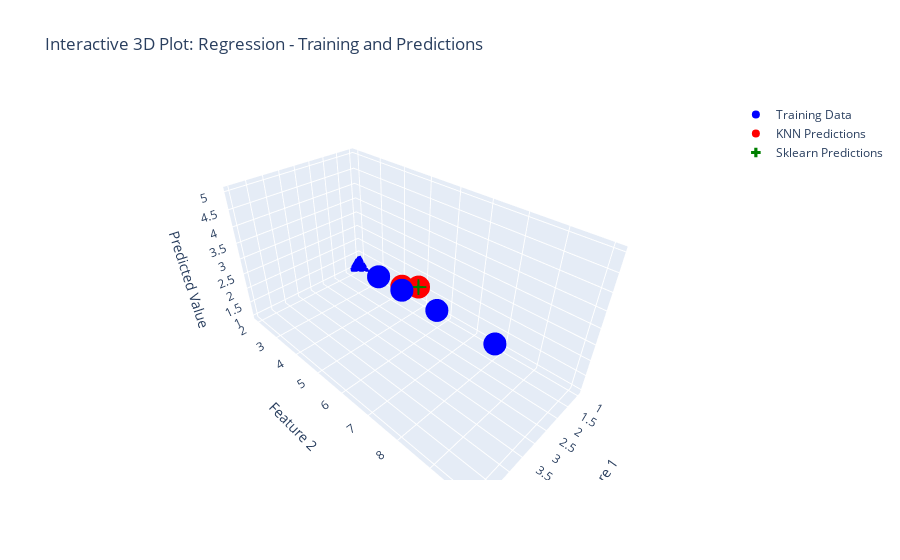

The notebook cell this image was saved under:
### Code cell
import plotly.graph_objects as go

# Create figure
fig = go.Figure()

# Add scatter traces for training points, KNN predictions, and sklearn predictions
fig.add_trace(go.Scatter3d(x=r_X[:, 0], y=r_X[:, 1], z=r_y, mode='markers', name='Training Data', marker=dict(color='blue')))
fig.add_trace(go.Scatter3d(x=r_X_test[:, 0], y=r_X_test[:, 1], z=predicted_values, mode='markers', name='KNN Predictions', marker=dict(color='red')))
fig.add_trace(go.Scatter3d(x=r_X_test[:, 0], y=r_X_test[:, 1], z=actual_values, mode='markers', name='Sklearn Predictions', marker=dict(color='green', symbol='cross')))

# Update layout
fig.update_layout(scene=dict(xaxis_title='Feature 1', yaxis_title='Feature 2', zaxis_title='Predicted Value'),
                  title='Interactive 3D Plot: Regression - Training and Predictions')

# Show plot
fig.show()

### Figure 1 — Plotly figure (JSON) as saved in the notebook; plotly's stock layout.template omitted (floating-point values rounded to 4 significant figures)
{"data": [{"marker": {"color": "blue"}, "mode": "markers", "name": "Training Data", "type": "scatter3d", "x": [1, 2, 3, 4, 5], "y": [2, 4, 6, 8, 10], "z": [1, 2, 3, 4, 5]}, {"marker": {"color": "red"}, "mode": "markers", "name": "KNN Predictions", "type": "scatter3d", "x": [2.1, 2.6], "y": [5.1, 6.2], "z": [2.241, 3]}, {"marker": {"color": "green", "symbol": "cross"}, "mode": "markers", "name": "Sklearn Predictions", "type": "scatter3d", "x": [2.1, 2.6], "y": [5.1, 6.2], "z": [2, 3]}], "layout": {"scene": {"xaxis": {"title": {"text": "Feature 1"}}, "yaxis": {"title": {"text": "Feature 2"}}, "zaxis": {"title": {"text": "Predicted Value"}}}, "title": {"text": "Interactive 3D Plot: Regression - Training and Predictions"}}}
